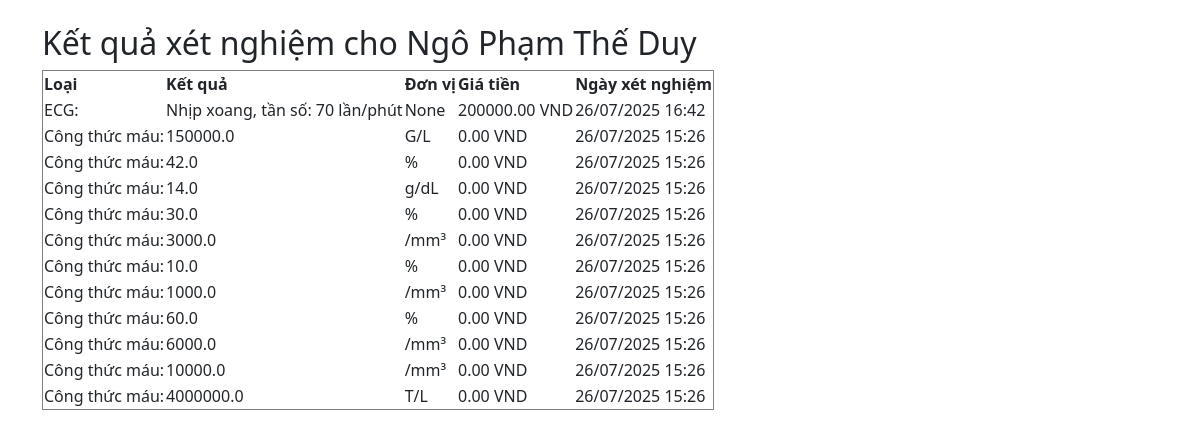
Page /accounts/patients/1/tests/ on the committed database.
### accounts/models.py (models this page shows, shortened)
class Patient(models.Model):
    code = models.AutoField(primary_key=True) #Mã số BN tạo tự động
    code = models.CharField(max_length=10, editable=False) #Quy tắc tạo mã số BN
    full_name = models.CharField(max_length=100) # Họ và tên BN
    id_number = models.CharField(max_length=20) #CCCD
    has_insurance = models.BooleanField(default=False) #Có BHYT không
    address = models.TextField() # Địa chỉ
    phone = models.CharField(max_length=15) # SDT
    allergy = models.TextField(blank=True, null=True) # Có dị ứng không?
    medical_history = models.TextField(blank=True, null=True) # Tiền sử Y Khoa
    current_medications = models.TextField(blank=True, null=True) # Tình trạng Y tế hiện tại (dùng thuốc)
    symptoms = models.TextField() # Triệu chứng
    blood_pressure_systolic = models.PositiveIntegerField() #HA tâm thu
    blood_pressure_diastolic = models.PositiveIntegerField() # HA tâm trương
    pulse = models.PositiveIntegerField() # Mạch
    spo2 = models.FloatField() # spO2
    temperature = models.FloatField() # Nhiệt độ
    old_test_results = models.TextField(blank=True, null=True) # XN cũ nếu có
    created_at = models.DateTimeField(default=timezone.now)

class TestResult(models.Model):
    patient = models.ForeignKey(Patient, on_delete=models.CASCADE, related_name="test_results")
    test_type = models.CharField(max_length=100)
    result_value = models.FloatField(null=True, blank=True)  # Nếu là số thực
    unit = models.CharField(max_length=20, blank=True, null=True)
    ecg_result = models.TextField(blank=True, null=True) #ECG
    ultrasound_result = models.TextField(blank=True, null=True)# Siêu âm
    price = models.DecimalField(max_digits=10, decimal_places=2, default=0.0) #Giá
    created_at = models.DateTimeField(default=timezone.now)

### accounts/views.py (the view)
# urls.py: path('patients/<int:patient_id>/tests/', views.view_test_results, name='view_test_results'),
def view_test_results(request, patient_id):
    patient = get_object_or_404(Patient, pk=patient_id)
    test_results = TestResult.objects.filter(patient=patient).order_by('-created_at')
    return render(request, 'Tests/view_test_results.html', {
        'patient': patient,
        'test_results': test_results,
    })

### accounts/templates/Tests/view_test_results.html
{% extends "app1/base.html" %}
{% block content %}
  <h2>Kết quả xét nghiệm cho {{ patient.full_name }}</h2>
  <table border="1">
    <tr>
      <th>Loại</th>
      <th>Kết quả</th>
      <th>Đơn vị</th>
      <th>Giá tiền</th>
      <th>Ngày xét nghiệm</th>
    </tr>
    {% for test in test_results %}
    <tr>
      <td>{{ test.test_type }}</td>
      <td>
        {% if test.result_value %}
          {{ test.result_value }}
        {% elif test.ecg_result %}
          {{ test.ecg_result }}
        {% elif test.ultrasound_result %}
          {{ test.ultrasound_result }}
        {% else %}
          Không có kết quả
        {% endif %}
      </td>
      <td>{{ test.unit }}</td>
      <td>{{ test.price }} VND</td>
      <td>{{ test.created_at|date:"d/m/Y H:i" }}</td>
    </tr>
    {% empty %}
    <tr><td colspan="5">Chưa có xét nghiệm nào</td></tr>
    {% endfor %}
  </table>
{% endblock %}

### app1/templates/app1/base.html (shortened to what this page needs)
<!DOCTYPE html>
<html lang="en">
<head>
  <link rel="stylesheet" href="https://cdn.jsdelivr.net/npm/bootstrap@5.3.3/dist/css/bootstrap.min.css">
</head>
<body>
  <div class="container mt-4">
    {% block content %}{% endblock %}
  </div>
</body>
</html>

### rows in the picture
Patient: full_name "Ngô Phạm Thế Duy"
TestResult: test_type "ECG:", ecg_result "Nhịp xoang, tần số: 70 lần/phút", unit "None", price "200000.00", created_at "26/07/2025 16:42"
TestResult: test_type "Công thức máu:", result_value "150000.0", unit "G/L", price "0.00", created_at "26/07/2025 15:26"
TestResult: test_type "Công thức máu:", result_value "42.0", unit "%", price "0.00", created_at "26/07/2025 15:26"
TestResult: test_type "Công thức máu:", result_value "14.0", unit "g/dL", price "0.00", created_at "26/07/2025 15:26"
TestResult: test_type "Công thức máu:", result_value "30.0", unit "%", price "0.00", created_at "26/07/2025 15:26"
TestResult: test_type "Công thức máu:", result_value "3000.0", unit "/mm³", price "0.00", created_at "26/07/2025 15:26"
TestResult: test_type "Công thức máu:", result_value "10.0", unit "%", price "0.00", created_at "26/07/2025 15:26"
TestResult: test_type "Công thức máu:", result_value "1000.0", unit "/mm³", price "0.00", created_at "26/07/2025 15:26"
TestResult: test_type "Công thức máu:", result_value "60.0", unit "%", price "0.00", created_at "26/07/2025 15:26"
TestResult: test_type "Công thức máu:", result_value "6000.0", unit "/mm³", price "0.00", created_at "26/07/2025 15:26"
TestResult: test_type "Công thức máu:", result_value "10000.0", unit "/mm³", price "0.00", created_at "26/07/2025 15:26"
TestResult: test_type "Công thức máu:", result_value "4000000.0", unit "T/L", price "0.00", created_at "26/07/2025 15:26"
